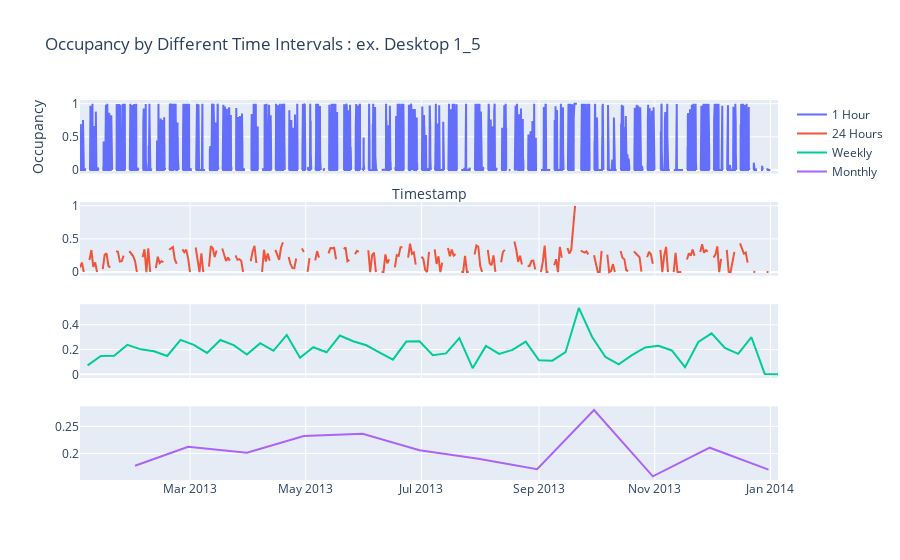

Notebook code cell kept with this figure:
### Code cell
import pandas as pd
import plotly.graph_objects as go
from plotly.subplots import make_subplots
import plotly.io as pio
import holidays


# Create a list of Austrian holidays
at_holidays = holidays.Austria(years=range(2013, 2014))

# Function to check if a date is a holiday or a weekend (Saturday or Sunday)
def is_weekend_or_holiday(date):
    return date.weekday() >= 5 or date in at_holidays
    # return  date in at_holidays

# Assuming your 'timestamp [dd/mm/yyyy HH:MM]' column is in datetime format
merged_df['timestamp [dd/mm/yyyy HH:MM]'] = pd.to_datetime(merged_df['timestamp [dd/mm/yyyy HH:MM]'])

# Apply the mask to filter out weekends and holidays
merged_df = merged_df[~merged_df['timestamp [dd/mm/yyyy HH:MM]'].apply(is_weekend_or_holiday)]



# Resample the data at different intervals
hourly_data = merged_df.resample('1H', on='timestamp [dd/mm/yyyy HH:MM]').mean()
daily_data = merged_df.resample('24H', on='timestamp [dd/mm/yyyy HH:MM]').mean()
weekly_data = merged_df.resample('W', on='timestamp [dd/mm/yyyy HH:MM]').mean()
monthly_data = merged_df.resample('M', on='timestamp [dd/mm/yyyy HH:MM]').mean()

# Create subplots
fig = make_subplots(rows=4, cols=1, shared_xaxes=True)

# Add traces for each aggregated data
fig.add_trace(go.Scatter(x=hourly_data.index, y=hourly_data["o1_5 [0:vacant 1:occupied]"], mode='lines', name='1 Hour'), row=1, col=1)
fig.add_trace(go.Scatter(x=daily_data.index, y=daily_data["o1_5 [0:vacant 1:occupied]"], mode='lines', name='24 Hours'), row=2, col=1)
fig.add_trace(go.Scatter(x=weekly_data.index, y=weekly_data["o1_5 [0:vacant 1:occupied]"], mode='lines', name='Weekly'), row=3, col=1)
fig.add_trace(go.Scatter(x=monthly_data.index, y=monthly_data["o1_5 [0:vacant 1:occupied]"], mode='lines', name='Monthly'), row=4, col=1)

# Update layout
fig.update_layout(title='Occupancy by Different Time Intervals : ex. Desktop 1_5 ',
                  xaxis_title='Timestamp',
                  yaxis_title='Occupancy')

# Show the figure
fig.show()
import kaleido
# Save the plot as an image
pio.write_image(fig, 'timeseries_plots.png', format='png')

### Figure 1 — Plotly figure (JSON) as saved in the notebook; plotly's stock layout.template omitted (floating-point values rounded to 4 significant figures; data arrays with more than 128 entries replaced by an {"elided": "..."} marker saying what was removed)
{"data": [{"mode": "lines", "name": "1 Hour", "type": "scatter", "x": {"elided": "8736 str values"}, "xaxis": "x", "y": {"elided": "8736 float values"}, "yaxis": "y"}, {"mode": "lines", "name": "24 Hours", "type": "scatter", "x": {"elided": "364 str values"}, "xaxis": "x2", "y": {"elided": "364 float values"}, "yaxis": "y2"}, {"mode": "lines", "name": "Weekly", "type": "scatter", "x": ["2013-01-06T00:00:00", "2013-01-13T00:00:00", "2013-01-20T00:00:00", "2013-01-27T00:00:00", "2013-02-03T00:00:00", "2013-02-10T00:00:00", "2013-02-17T00:00:00", "2013-02-24T00:00:00", "2013-03-03T00:00:00", "2013-03-10T00:00:00", "2013-03-17T00:00:00", "2013-03-24T00:00:00", "2013-03-31T00:00:00", "2013-04-07T00:00:00", "2013-04-14T00:00:00", "2013-04-21T00:00:00", "2013-04-28T00:00:00", "2013-05-05T00:00:00", "2013-05-12T00:00:00", "2013-05-19T00:00:00", "2013-05-26T00:00:00", "2013-06-02T00:00:00", "2013-06-09T00:00:00", "2013-06-16T00:00:00", "2013-06-23T00:00:00", "2013-06-30T00:00:00", "2013-07-07T00:00:00", "2013-07-14T00:00:00", "2013-07-21T00:00:00", "2013-07-28T00:00:00", "2013-08-04T00:00:00", "2013-08-11T00:00:00", "2013-08-18T00:00:00", "2013-08-25T00:00:00", "2013-09-01T00:00:00", "2013-09-08T00:00:00", "2013-09-15T00:00:00", "2013-09-22T00:00:00", "2013-09-29T00:00:00", "2013-10-06T00:00:00", "2013-10-13T00:00:00", "2013-10-20T00:00:00", "2013-10-27T00:00:00", "2013-11-03T00:00:00", "2013-11-10T00:00:00", "2013-11-17T00:00:00", "2013-11-24T00:00:00", "2013-12-01T00:00:00", "2013-12-08T00:00:00", "2013-12-15T00:00:00", "2013-12-22T00:00:00", "2013-12-29T00:00:00", "2014-01-05T00:00:00"], "xaxis": "x3", "y": [0.07181, 0.1478, 0.1493, 0.2384, 0.2015, 0.1856, 0.1479, 0.2779, 0.2379, 0.1725, 0.2769, 0.2353, 0.16, 0.2516, 0.1898, 0.3177, 0.134, 0.2185, 0.178, 0.3127, 0.2666, 0.2341, 0.1749, 0.1179, 0.2642, 0.2671, 0.1541, 0.1689, 0.2925, 0.04971, 0.2291, 0.1647, 0.1969, 0.2633, 0.1134, 0.1105, 0.1786, 0.5356, 0.3015, 0.1401, 0.08006, 0.1546, 0.2169, 0.2302, 0.1925, 0.058, 0.261, 0.3309, 0.2138, 0.1653, 0.2992, 0.003021, 0.0009896], "yaxis": "y3"}, {"mode": "lines", "name": "Monthly", "type": "scatter", "x": ["2013-01-31T00:00:00", "2013-02-28T00:00:00", "2013-03-31T00:00:00", "2013-04-30T00:00:00", "2013-05-31T00:00:00", "2013-06-30T00:00:00", "2013-07-31T00:00:00", "2013-08-31T00:00:00", "2013-09-30T00:00:00", "2013-10-31T00:00:00", "2013-11-30T00:00:00", "2013-12-31T00:00:00"], "xaxis": "x4", "y": [0.1772, 0.2123, 0.2012, 0.2321, 0.2364, 0.206, 0.1903, 0.1709, 0.2802, 0.1577, 0.2106, 0.1701], "yaxis": "y4"}], "layout": {"title": {"text": "Occupancy by Different Time Intervals : ex. Desktop 1_5 "}, "xaxis": {"anchor": "y", "domain": [0, 1], "matches": "x4", "showticklabels": false, "title": {"text": "Timestamp"}}, "xaxis2": {"anchor": "y2", "domain": [0, 1], "matches": "x4", "showticklabels": false}, "xaxis3": {"anchor": "y3", "domain": [0, 1], "matches": "x4", "showticklabels": false}, "xaxis4": {"anchor": "y4", "domain": [0, 1]}, "yaxis": {"anchor": "x", "domain": [0.8063, 1], "title": {"text": "Occupancy"}}, "yaxis2": {"anchor": "x2", "domain": [0.5375, 0.7312]}, "yaxis3": {"anchor": "x3", "domain": [0.2687, 0.4625]}, "yaxis4": {"anchor": "x4", "domain": [0, 0.1938]}}}
